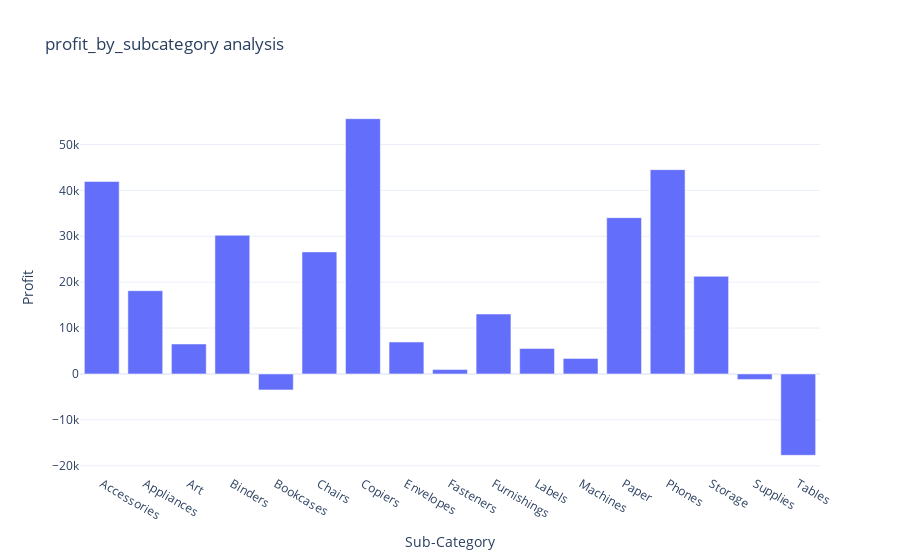

The code cell stored with this chart in its notebook:
### Code cell
fig=px.bar(profit_by_subcategory,
           x="Sub-Category",
           y="Profit",
           title="profit_by_subcategory analysis")
fig.show()

### Figure 1 — Plotly figure (JSON) as saved in the notebook; plotly's stock layout.template omitted (floating-point values rounded to 4 significant figures)
{"data": [{"alignmentgroup": "True", "hovertemplate": "Sub-Category=%{x}<br>Profit=%{y}<extra></extra>", "legendgroup": "", "marker": {"color": "#636efa", "pattern": {"shape": ""}}, "name": "", "offsetgroup": "", "orientation": "v", "showlegend": false, "textposition": "auto", "type": "bar", "x": ["Accessories", "Appliances", "Art", "Binders", "Bookcases", "Chairs", "Copiers", "Envelopes", "Fasteners", "Furnishings", "Labels", "Machines", "Paper", "Phones", "Storage", "Supplies", "Tables"], "xaxis": "x", "y": [41940.0, 18140.0, 6528.0, 30220.0, -3473.0, 26590.0, 55620.0, 6964.0, 949.5, 13060.0, 5546.0, 3385.0, 34050.0, 44520.0, 21280.0, -1189.0, -17730.0], "yaxis": "y"}], "layout": {"autosize": true, "barmode": "relative", "legend": {"tracegroupgap": 0}, "title": {"text": "profit_by_subcategory analysis"}, "xaxis": {"anchor": "y", "autorange": true, "domain": [0, 1], "range": [-0.5, 16.5], "title": {"text": "Sub-Category"}, "type": "category"}, "yaxis": {"anchor": "x", "autorange": true, "domain": [0, 1], "range": [-21800.0, 59690.0], "title": {"text": "Profit"}, "type": "linear"}}}
